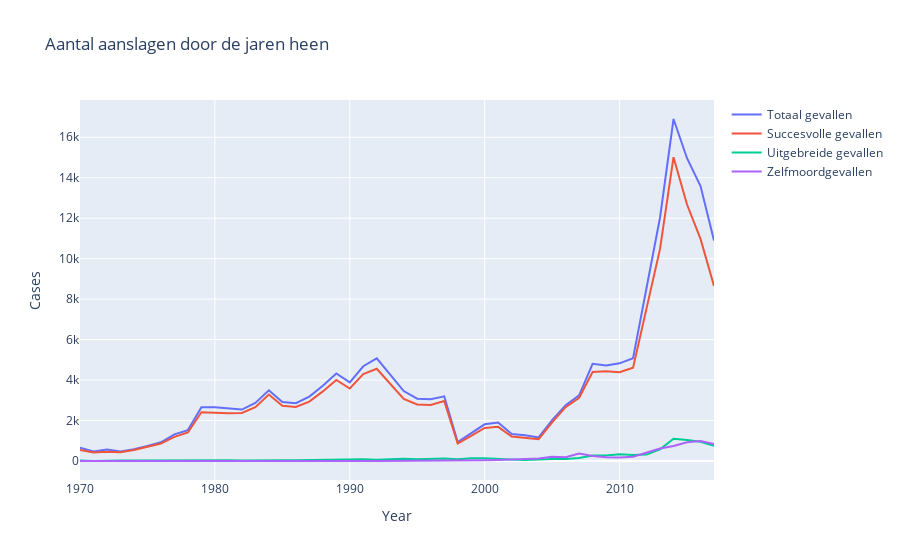

Write notebook code for a chart like this one.
### Code cell
# Create a line chart using Plotly
cases_by_year_df = cases_by_year_df.sort_values('iyear', ascending=False)

# Create Scatter traces for extended cases and success cases and suicide cases
total_cases = go.Scatter(x=cases_by_year_df['iyear'], y=cases_by_year_df['Aantal gevallen'], mode='lines', name='Totaal gevallen')
success_cases = go.Scatter(x=cases_by_year_df['iyear'], y=cases_by_year_df['success'], mode='lines', name='Succesvolle gevallen')
extended_cases = go.Scatter(x=cases_by_year_df['iyear'], y=cases_by_year_df['extended'], mode='lines', name='Uitgebreide gevallen')
suicide_cases = go.Scatter(x=cases_by_year_df['iyear'], y=cases_by_year_df['suicide'], mode='lines', name='Zelfmoordgevallen')

# Add traces to a single Figure object
fig = go.Figure(data=[total_cases, success_cases, extended_cases, suicide_cases])
fig.update_layout(title='Aantal aanslagen door de jaren heen', xaxis_title='Year', yaxis_title='Cases')
fig.show()

### Figure 1 — Plotly figure (JSON) as saved in the notebook; plotly's stock layout.template omitted (floating-point values rounded to 4 significant figures)
{"data": [{"mode": "lines", "name": "Totaal gevallen", "type": "scatter", "x": [2017, 2016, 2015, 2014, 2013, 2012, 2011, 2010, 2009, 2008, 2007, 2006, 2005, 2004, 2003, 2002, 2001, 2000, 1999, 1998, 1997, 1996, 1995, 1994, 1992, 1991, 1990, 1989, 1988, 1987, 1986, 1985, 1984, 1983, 1982, 1981, 1980, 1979, 1978, 1977, 1976, 1975, 1974, 1973, 1972, 1971, 1970], "y": [10900, 13587, 14965, 16903, 12036, 8522, 5076, 4826, 4721, 4805, 3242, 2758, 2017, 1166, 1278, 1333, 1906, 1814, 1395, 934, 3197, 3058, 3081, 3456, 5071, 4683, 3887, 4324, 3721, 3183, 2860, 2915, 3495, 2870, 2544, 2586, 2662, 2662, 1526, 1319, 923, 740, 581, 473, 568, 471, 651]}, {"mode": "lines", "name": "Succesvolle gevallen", "type": "scatter", "x": [2017, 2016, 2015, 2014, 2013, 2012, 2011, 2010, 2009, 2008, 2007, 2006, 2005, 2004, 2003, 2002, 2001, 2000, 1999, 1998, 1997, 1996, 1995, 1994, 1992, 1991, 1990, 1989, 1988, 1987, 1986, 1985, 1984, 1983, 1982, 1981, 1980, 1979, 1978, 1977, 1976, 1975, 1974, 1973, 1972, 1971, 1970], "y": [8652, 10975, 12676, 15015, 10484, 7600, 4606, 4385, 4430, 4402, 3123, 2660, 1910, 1080, 1149, 1213, 1689, 1637, 1237, 859, 2966, 2770, 2794, 3069, 4560, 4299, 3583, 4008, 3440, 2933, 2670, 2727, 3282, 2660, 2373, 2354, 2387, 2408, 1411, 1191, 861, 705, 545, 433, 452, 420, 549]}, {"mode": "lines", "name": "Uitgebreide gevallen", "type": "scatter", "x": [2017, 2016, 2015, 2014, 2013, 2012, 2011, 2010, 2009, 2008, 2007, 2006, 2005, 2004, 2003, 2002, 2001, 2000, 1999, 1998, 1997, 1996, 1995, 1994, 1992, 1991, 1990, 1989, 1988, 1987, 1986, 1985, 1984, 1983, 1982, 1981, 1980, 1979, 1978, 1977, 1976, 1975, 1974, 1973, 1972, 1971, 1970], "y": [748, 951, 1036, 1100, 575, 318, 299, 331, 278, 276, 151, 93, 103, 69, 53, 74, 121, 141, 135, 84, 122, 93, 81, 109, 64, 90, 75, 74, 62, 37, 37, 42, 30, 37, 20, 40, 32, 45, 33, 36, 27, 25, 19, 30, 8, 6, 29]}, {"mode": "lines", "name": "Zelfmoordgevallen", "type": "scatter", "x": [2017, 2016, 2015, 2014, 2013, 2012, 2011, 2010, 2009, 2008, 2007, 2006, 2005, 2004, 2003, 2002, 2001, 2000, 1999, 1998, 1997, 1996, 1995, 1994, 1992, 1991, 1990, 1989, 1988, 1987, 1986, 1985, 1984, 1983, 1982, 1981, 1980, 1979, 1978, 1977, 1976, 1975, 1974, 1973, 1972, 1971, 1970], "y": [844, 985, 922, 744, 622, 402, 208, 175, 183, 247, 374, 183, 213, 122, 89, 78, 54, 37, 28, 21, 11, 15, 22, 11, 2, 3, 2, 3, 2, 3, 3, 16, 2, 5, 1, 1, 0, 0, 0, 0, 0, 0, 0, 0, 0, 0, 0]}], "layout": {"title": {"text": "Aantal aanslagen door de jaren heen"}, "xaxis": {"title": {"text": "Year"}}, "yaxis": {"title": {"text": "Cases"}}}}
